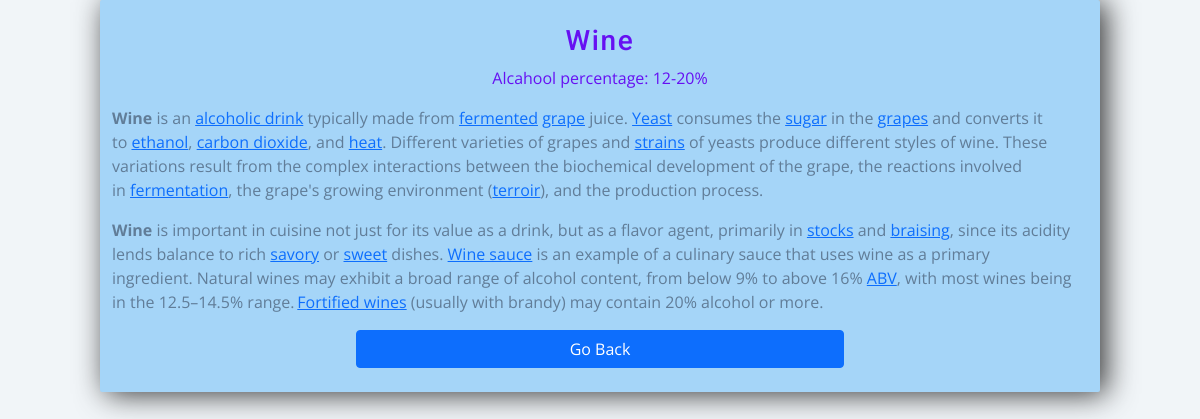
The app's page /drink-info/2 with its own data.
### main/models.py (models this page shows, shortened)
class Drink(models.Model):
	category = models.CharField(max_length=1000)
	percentage = models.CharField(max_length=100)
	bio = RichTextUploadingField(null=True, blank=True)
	severity = models.PositiveIntegerField()
	image = models.ImageField(null=True, blank=False)
	class Meta:
		ordering = ['severity']

### main/views.py (the view)
# urls.py: path('drink-info/<int:pk>', views.drink_info, name="drink-info"),
def drink_info(request, pk):
	data = Drink.objects.get(id=pk)
	context = {'data':data}
	return render(request, 'main/drink-info.html', context)

### main/templates/main/drink-info.html
{% extends 'main/main.html' %}
{% block content %}
<div class="content-section mb-4 mt-4">
    <h3 style="text-align: center; color:var(--indigo);">{{data.category}}</h3>
    <p style="text-align: center; color:var(--indigo);">Alcahool percentage: {{data.percentage}}%</p>
    <div>
        {{data.bio|safe}}
    </div>
    <p style="text-align: center;">
    <a class="btn btn-primary w-50" href="{% url 'index'  %}">Go Back</a>
    </p>
</div>
{% endblock content %}

### main/templates/main/main.html (style rules this page uses)
body { margin: 0; font-family: "Nunito", -apple-system, BlinkMacSystemFont, "Segoe UI", Roboto, "Helvetica Neue", Arial, sans-serif, "Apple Color Emoji", "Segoe UI Emoji", "Segoe UI Symbol", "Noto Color Emoji"; font-size: 1rem; font-weight: 400; line-height: 1.5; color: #858796; text-align: left; background-color: #fff; font-family: var(--ff-secondary); background: var(--clr-grey-10); color: var(--clr-grey-1); }

### records on screen
Drink: category "Wine", percentage "12-20", bio "Wine is an alcoholic drink typically made from fermented grape juice. Yeast consumes the sugar in the grapes and converts it to ethanol , carbon dioxide , and heat . Different varieties of grapes and strains of yeasts produce different styles of wine. These variations result from the complex interactions between the biochemical development of the grape, the reactions involved in fermentation , the grape's growing environment ( terroir ), and the production process. Wine is important in cuisine not just for its value as a drink, but as a flavor agent, primarily in stocks and braising , since its acidity lends balance to rich savory or sweet dishes. Wine sauce is an example of a culinary…"
